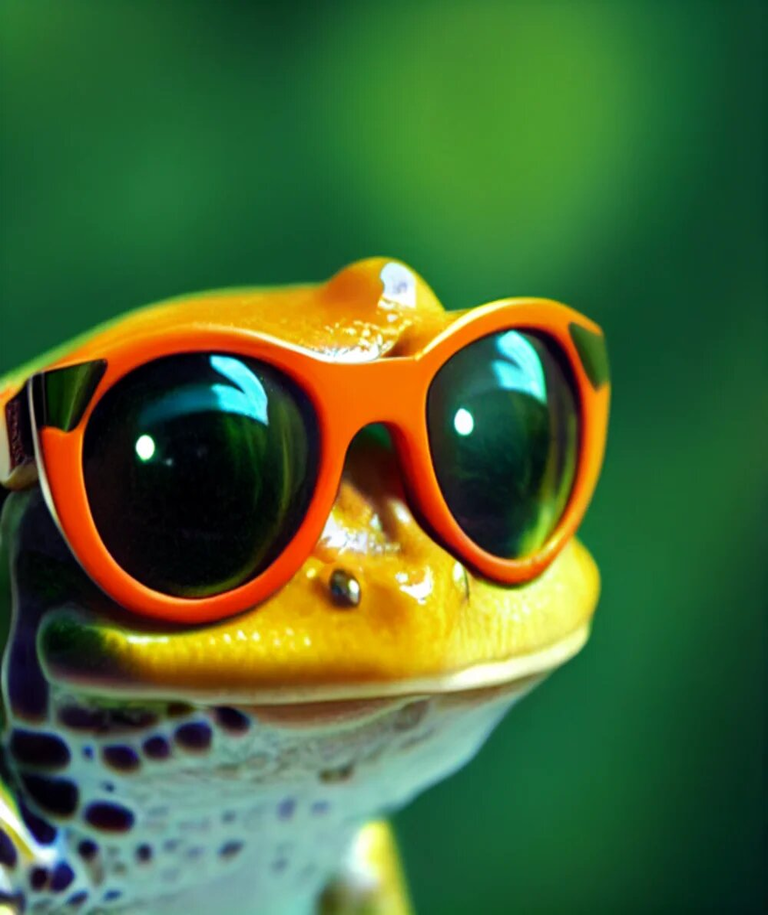
#> input picture frosk.png, 768 x 915 px
$ python dew.py
#> lines starting #> are read from the running program, lines starting #| are printed output that depends on the picture
from PIL import Image, ImageOps

img1 = Image.open("frosk.png")
#> img1 is the input picture: PIL image 768x915 RGB; mean R, G, B 71.2, 103.2, 52.9
img2 = ImageOps.fit(img1, (760,760))
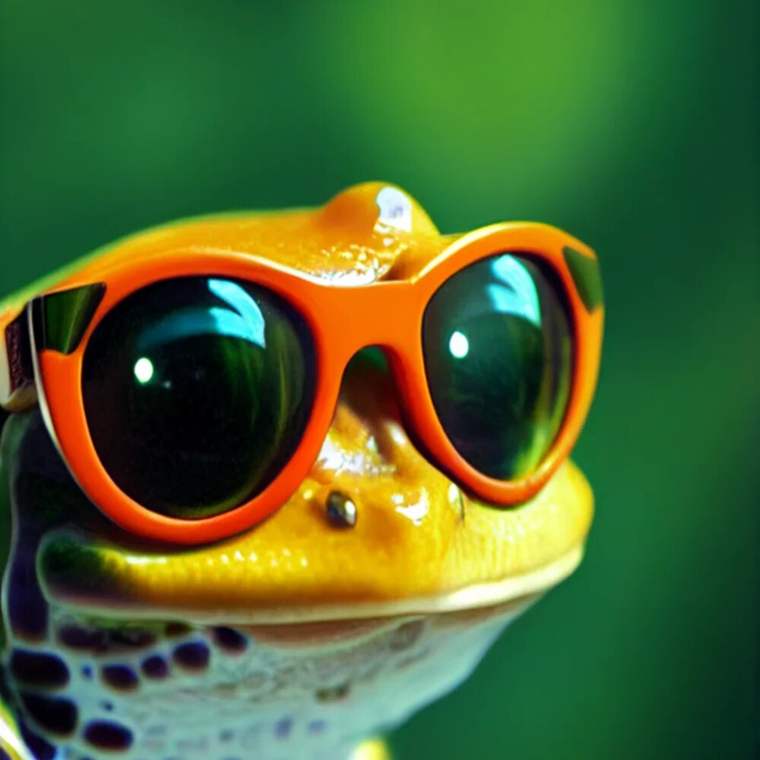
#> img2: PIL image 760x760 RGB; mean R, G, B 74.7, 101.6, 49.8
ramme = Image.open("bilde.png")
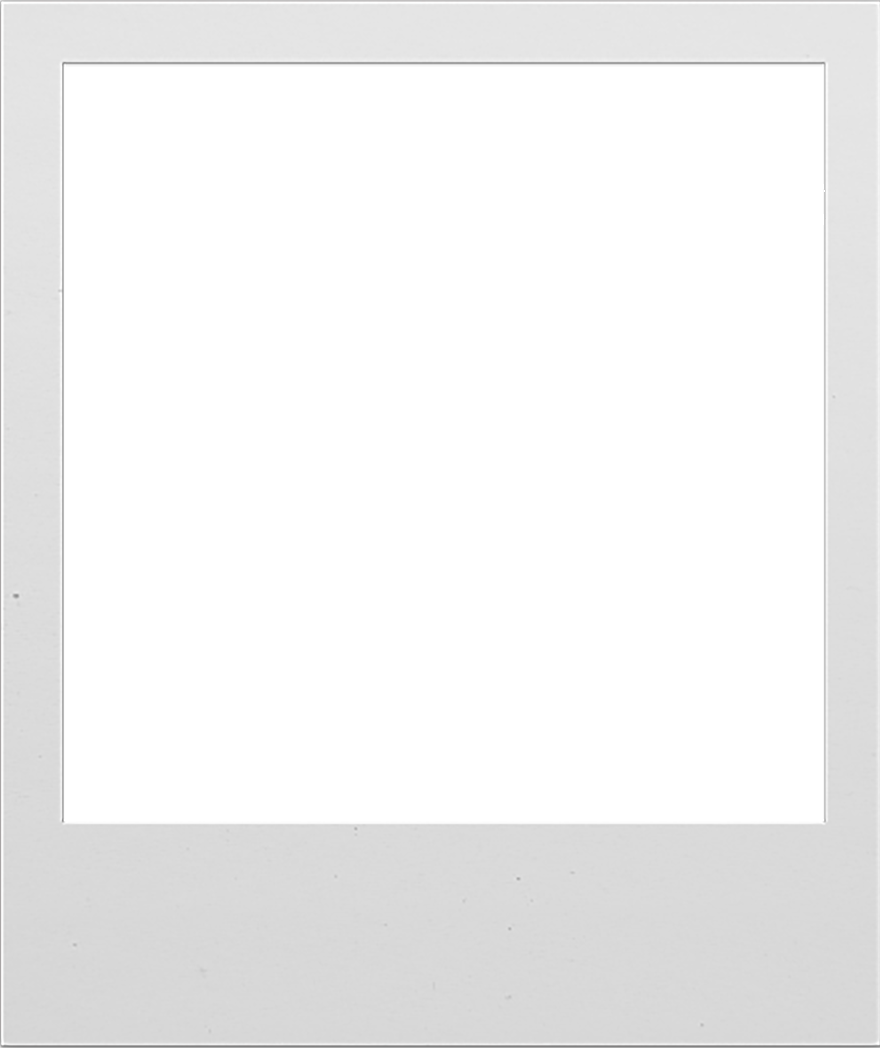
#> input picture bilde.png, 880 x 1048 px
#> ramme is the input picture: PIL image 880x1048 RGBA; mean R, G, B, A 240.3, 240.3, 240.3, 95.1
polar = ramme.convert("RGB")
polar.paste(img2,(64,64))
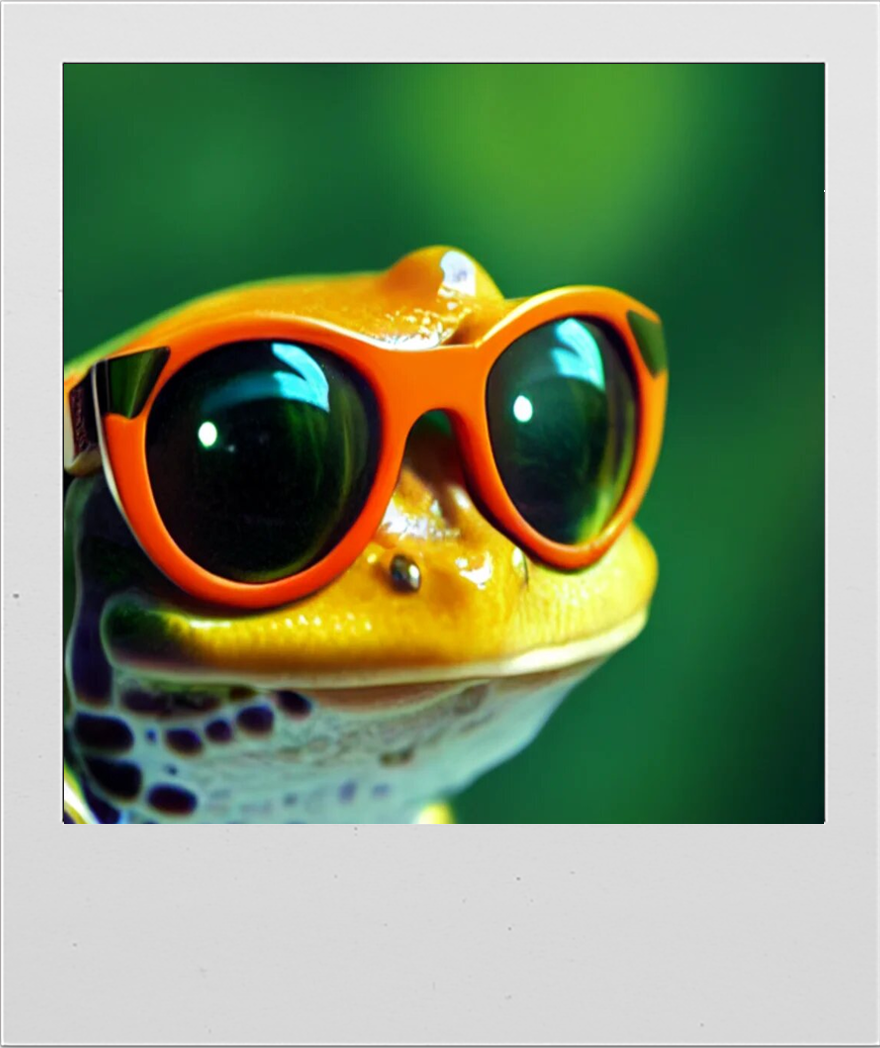
#> polar: PIL image 880x1048 RGB; mean R, G, B 128.4, 145.3, 112.8
polar.show()
